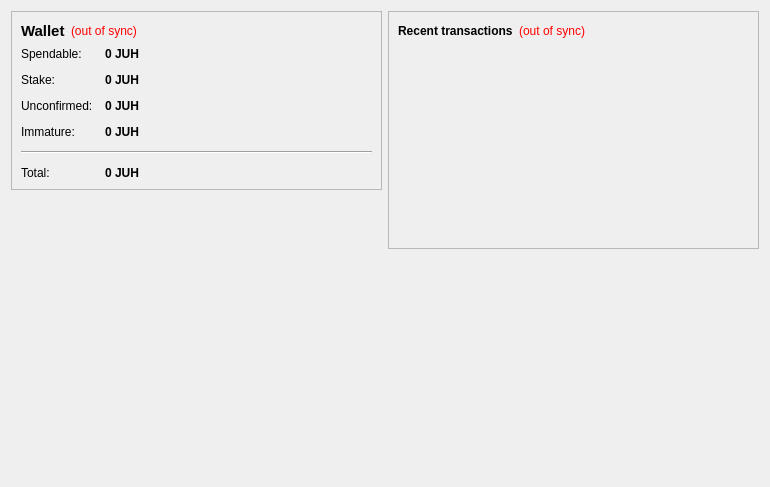
<?xml version="1.0" encoding="UTF-8"?>
<ui version="4.0">
 <class>OverviewPage</class>
 <widget class="QWidget" name="OverviewPage">
  <property name="geometry">
   <rect>
    <x>0</x>
    <y>0</y>
    <width>770</width>
    <height>487</height>
   </rect>
  </property>
  <property name="windowTitle">
   <string>Form</string>
  </property>
  <layout class="QHBoxLayout" name="horizontalLayout" stretch="1,1">
   <item>
    <layout class="QVBoxLayout" name="verticalLayout_2">
     <item>
      <widget class="QFrame" name="frame">
       <property name="frameShape">
        <enum>QFrame::StyledPanel</enum>
       </property>
       <property name="frameShadow">
        <enum>QFrame::Raised</enum>
       </property>
       <layout class="QVBoxLayout" name="verticalLayout_4">
        <item>
         <layout class="QHBoxLayout" name="horizontalLayout_4">
          <item>
           <widget class="QLabel" name="label_5">
            <property name="font">
             <font>
              <pointsize>11</pointsize>
              <weight>75</weight>
              <bold>true</bold>
             </font>
            </property>
            <property name="text">
             <string>Wallet</string>
            </property>
           </widget>
          </item>
          <item>
           <widget class="QLabel" name="labelWalletStatus">
            <property name="toolTip">
             <string>The displayed information may be out of date. Your wallet automatically synchronizes with the Juhcoin network after a connection is established, but this process has not completed yet.</string>
            </property>
            <property name="styleSheet">
             <string notr="true">QLabel { color: red; }</string>
            </property>
            <property name="text">
             <string notr="true">(out of sync)</string>
            </property>
            <property name="alignment">
             <set>Qt::AlignLeading|Qt::AlignLeft|Qt::AlignVCenter</set>
            </property>
           </widget>
          </item>
          <item>
           <spacer name="horizontalSpacer_2">
            <property name="orientation">
             <enum>Qt::Horizontal</enum>
            </property>
            <property name="sizeHint" stdset="0">
             <size>
              <width>40</width>
              <height>20</height>
             </size>
            </property>
           </spacer>
          </item>
         </layout>
        </item>
        <item>
         <layout class="QFormLayout" name="formLayout_2">
          <property name="fieldGrowthPolicy">
           <enum>QFormLayout::AllNonFixedFieldsGrow</enum>
          </property>
          <property name="horizontalSpacing">
           <number>12</number>
          </property>
          <property name="verticalSpacing">
           <number>12</number>
          </property>
          <item row="0" column="0">
           <widget class="QLabel" name="label">
            <property name="text">
             <string>Spendable:</string>
            </property>
           </widget>
          </item>
          <item row="0" column="1">
           <widget class="QLabel" name="labelBalance">
            <property name="font">
             <font>
              <weight>75</weight>
              <bold>true</bold>
             </font>
            </property>
            <property name="cursor">
             <cursorShape>IBeamCursor</cursorShape>
            </property>
            <property name="toolTip">
             <string>Your current spendable balance</string>
            </property>
            <property name="text">
             <string notr="true">0 JUH</string>
            </property>
            <property name="textInteractionFlags">
             <set>Qt::LinksAccessibleByMouse|Qt::TextSelectableByKeyboard|Qt::TextSelectableByMouse</set>
            </property>
           </widget>
          </item>
          <item row="1" column="0">
           <widget class="QLabel" name="label_6">
            <property name="text">
             <string>Stake:</string>
            </property>
           </widget>
          </item>
          <item row="1" column="1">
           <widget class="QLabel" name="labelStake">
            <property name="font">
             <font>
              <weight>75</weight>
              <bold>true</bold>
             </font>
            </property>
            <property name="cursor">
             <cursorShape>IBeamCursor</cursorShape>
            </property>
            <property name="toolTip">
             <string>Total of coins that was staked, and do not yet count toward the current balance</string>
            </property>
            <property name="text">
             <string notr="true">0 JUH</string>
            </property>
            <property name="textInteractionFlags">
             <set>Qt::LinksAccessibleByMouse|Qt::TextSelectableByKeyboard|Qt::TextSelectableByMouse</set>
            </property>
           </widget>
          </item>
          <item row="2" column="0">
           <widget class="QLabel" name="label_3">
            <property name="text">
             <string>Unconfirmed:</string>
            </property>
           </widget>
          </item>
          <item row="2" column="1">
           <widget class="QLabel" name="labelUnconfirmed">
            <property name="font">
             <font>
              <weight>75</weight>
              <bold>true</bold>
             </font>
            </property>
            <property name="cursor">
             <cursorShape>IBeamCursor</cursorShape>
            </property>
            <property name="toolTip">
             <string>Total of transactions that have yet to be confirmed, and do not yet count toward the current balance</string>
            </property>
            <property name="text">
             <string notr="true">0 JUH</string>
            </property>
            <property name="textInteractionFlags">
             <set>Qt::LinksAccessibleByMouse|Qt::TextSelectableByKeyboard|Qt::TextSelectableByMouse</set>
            </property>
           </widget>
          </item>
          <item row="3" column="0">
           <widget class="QLabel" name="labelImmatureText">
            <property name="text">
             <string>Immature:</string>
            </property>
           </widget>
          </item>
          <item row="3" column="1">
           <widget class="QLabel" name="labelImmature">
            <property name="font">
             <font>
              <weight>75</weight>
              <bold>true</bold>
             </font>
            </property>
            <property name="toolTip">
             <string>Mined balance that has not yet matured</string>
            </property>
            <property name="text">
             <string notr="true">0 JUH</string>
            </property>
            <property name="textInteractionFlags">
             <set>Qt::LinksAccessibleByMouse|Qt::TextSelectableByKeyboard|Qt::TextSelectableByMouse</set>
            </property>
           </widget>
          </item>
          <item row="4" column="0" colspan="2">
           <widget class="Line" name="line">
            <property name="orientation">
             <enum>Qt::Horizontal</enum>
            </property>
           </widget>
          </item>
          <item row="5" column="0">
           <widget class="QLabel" name="labelTotalText">
            <property name="text">
             <string>Total:</string>
            </property>
           </widget>
          </item>
          <item row="5" column="1">
           <widget class="QLabel" name="labelTotal">
            <property name="font">
             <font>
              <weight>75</weight>
              <bold>true</bold>
             </font>
            </property>
            <property name="cursor">
             <cursorShape>IBeamCursor</cursorShape>
            </property>
            <property name="toolTip">
             <string>Your current total balance</string>
            </property>
            <property name="text">
             <string notr="true">0 JUH</string>
            </property>
            <property name="textInteractionFlags">
             <set>Qt::LinksAccessibleByMouse|Qt::TextSelectableByKeyboard|Qt::TextSelectableByMouse</set>
            </property>
           </widget>
          </item>
         </layout>
        </item>
       </layout>
      </widget>
     </item>
     <item>
      <spacer name="verticalSpacer">
       <property name="orientation">
        <enum>Qt::Vertical</enum>
       </property>
       <property name="sizeHint" stdset="0">
        <size>
         <width>20</width>
         <height>40</height>
        </size>
       </property>
      </spacer>
     </item>
     <item>
      <widget class="QLabel" name="label_2">
       <property name="autoFillBackground">
        <bool>true</bool>
       </property>
       <property name="text">
        <string/>
       </property>
       <property name="pixmap">
        <pixmap resource="../bitcoin.qrc">:/icons/techbg</pixmap>
       </property>
       <property name="scaledContents">
        <bool>false</bool>
       </property>
       <property name="margin">
        <number>0</number>
       </property>
      </widget>
     </item>
    </layout>
   </item>
   <item>
    <layout class="QVBoxLayout" name="verticalLayout_3">
     <item>
      <widget class="QFrame" name="frame_2">
       <property name="frameShape">
        <enum>QFrame::StyledPanel</enum>
       </property>
       <property name="frameShadow">
        <enum>QFrame::Raised</enum>
       </property>
       <layout class="QVBoxLayout" name="verticalLayout">
        <item>
         <layout class="QHBoxLayout" name="horizontalLayout_2">
          <item>
           <widget class="QLabel" name="label_4">
            <property name="text">
             <string>&lt;b&gt;Recent transactions&lt;/b&gt;</string>
            </property>
           </widget>
          </item>
          <item>
           <widget class="QLabel" name="labelTransactionsStatus">
            <property name="toolTip">
             <string>The displayed information may be out of date. Your wallet automatically synchronizes with the Juhcoin network after a connection is established, but this process has not completed yet.</string>
            </property>
            <property name="styleSheet">
             <string notr="true">QLabel { color: red; }</string>
            </property>
            <property name="text">
             <string notr="true">(out of sync)</string>
            </property>
            <property name="alignment">
             <set>Qt::AlignRight|Qt::AlignTrailing|Qt::AlignVCenter</set>
            </property>
           </widget>
          </item>
          <item>
           <spacer name="horizontalSpacer">
            <property name="orientation">
             <enum>Qt::Horizontal</enum>
            </property>
            <property name="sizeHint" stdset="0">
             <size>
              <width>40</width>
              <height>20</height>
             </size>
            </property>
           </spacer>
          </item>
         </layout>
        </item>
        <item>
         <widget class="QListView" name="listTransactions">
          <property name="styleSheet">
           <string notr="true">QListView { background: transparent; }</string>
          </property>
          <property name="frameShape">
           <enum>QFrame::NoFrame</enum>
          </property>
          <property name="verticalScrollBarPolicy">
           <enum>Qt::ScrollBarAlwaysOff</enum>
          </property>
          <property name="horizontalScrollBarPolicy">
           <enum>Qt::ScrollBarAlwaysOff</enum>
          </property>
          <property name="selectionMode">
           <enum>QAbstractItemView::NoSelection</enum>
          </property>
         </widget>
        </item>
       </layout>
      </widget>
     </item>
     <item>
      <spacer name="verticalSpacer_2">
       <property name="orientation">
        <enum>Qt::Vertical</enum>
       </property>
       <property name="sizeHint" stdset="0">
        <size>
         <width>20</width>
         <height>40</height>
        </size>
       </property>
      </spacer>
     </item>
    </layout>
   </item>
  </layout>
 </widget>
 <resources/>
 <connections/>
</ui>
